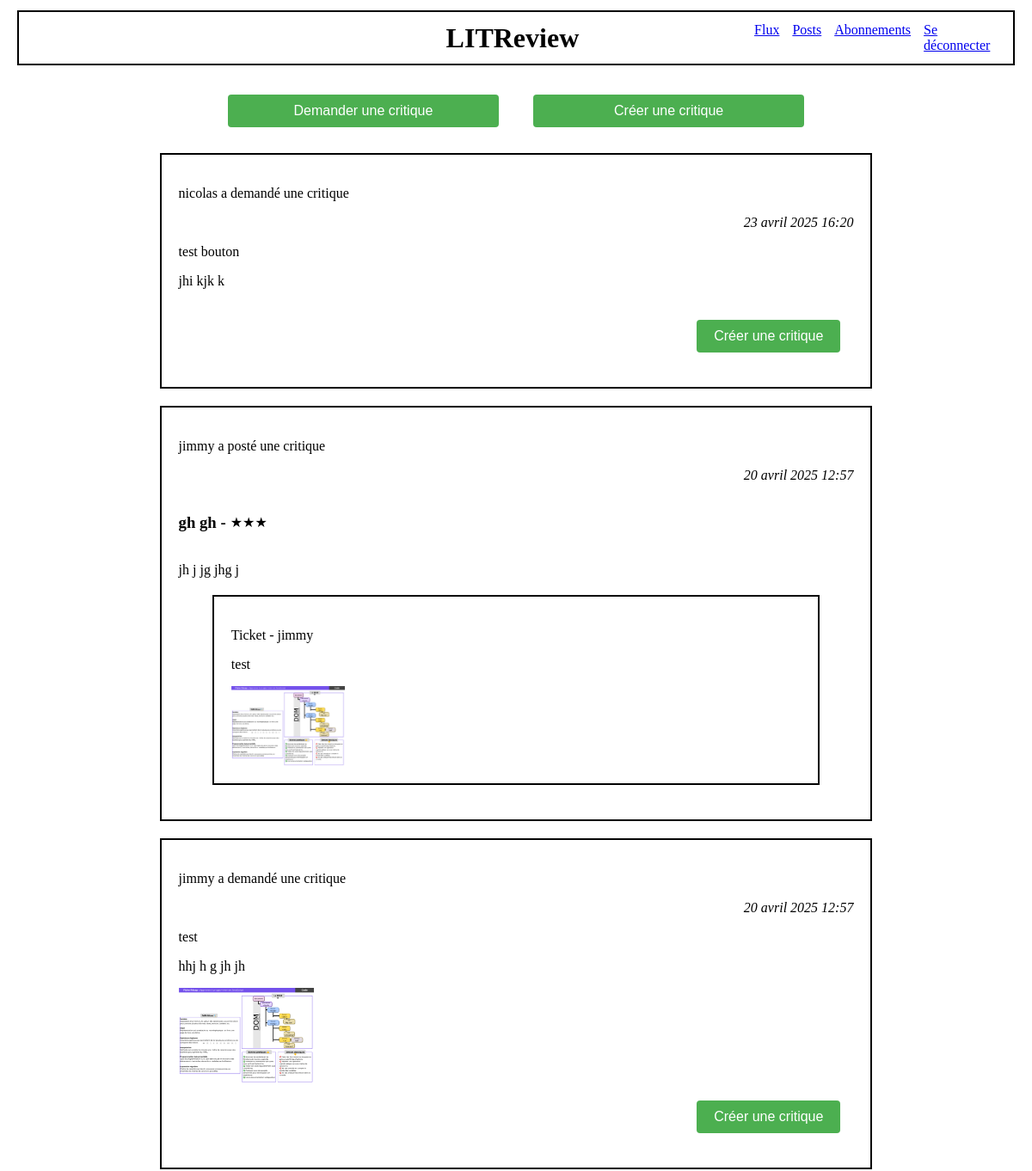
The page /flux/ (signed in, upper part) on the database as committed earlier.
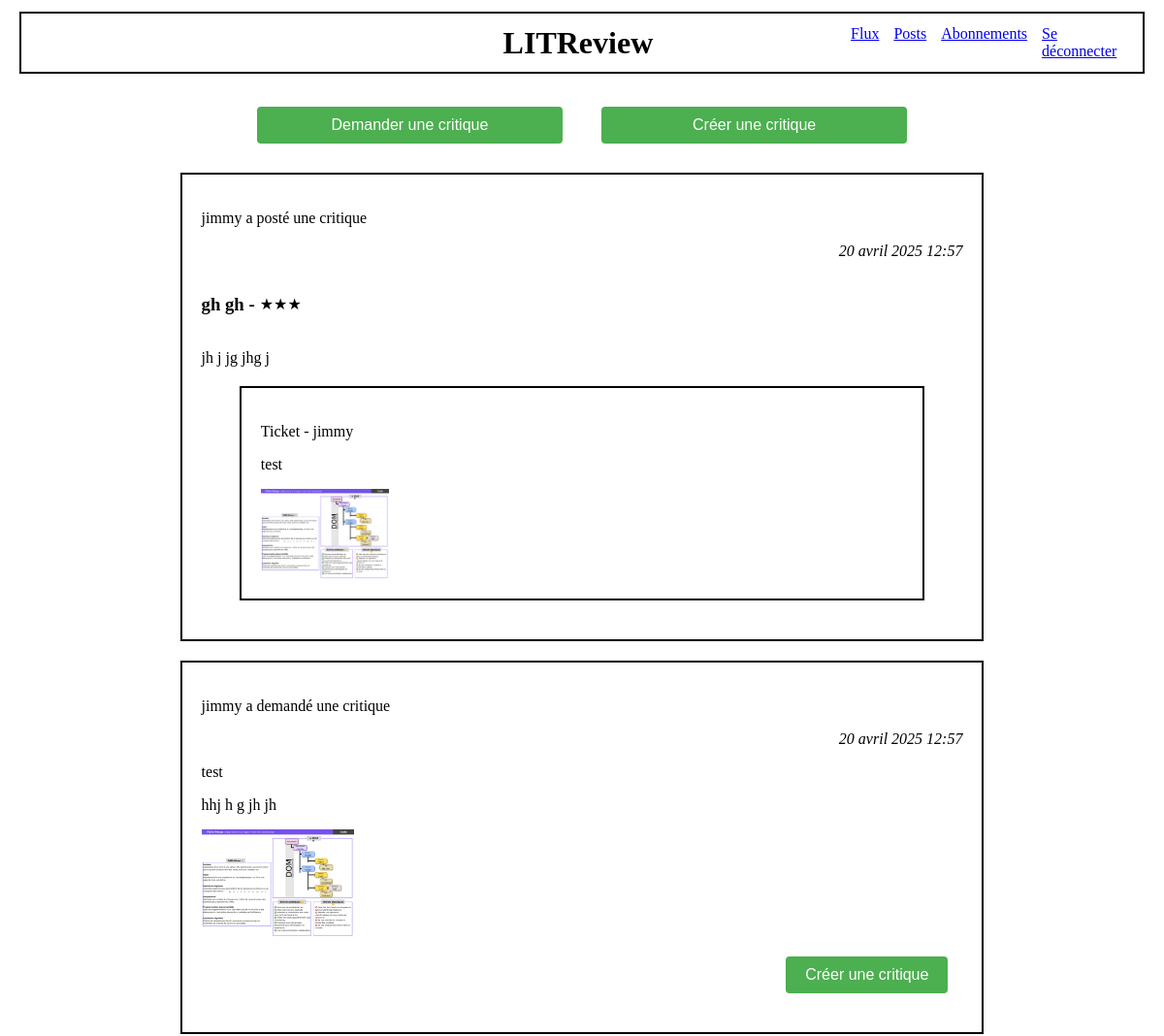
The same page on the database as committed later.
### appli/models.py (models this page shows)
class Ticket(models.Model):
    title = models.CharField(max_length=128)
    description = models.TextField(max_length=2048)
    user = models.ForeignKey(
        to=settings.AUTH_USER_MODEL, on_delete=models.CASCADE)
    image = models.ImageField(null=True, blank=True)
    time_created = models.DateTimeField(auto_now_add=True)

class Review(models.Model):
    ticket = models.ForeignKey(to=Ticket, on_delete=models.CASCADE)
    rating = models.PositiveSmallIntegerField(
        validators=[MinValueValidator(0), MaxValueValidator(5)])
    headline = models.CharField(max_length=128)
    body = models.CharField(max_length=8192, blank=True)
    user = models.ForeignKey(
        to=settings.AUTH_USER_MODEL, on_delete=models.CASCADE)
    time_created = models.DateTimeField(auto_now_add=True)

### authentication/models.py (models this page shows)
class User(AbstractUser):
    profile_photo = models.ImageField(verbose_name='Photo de profil', null=True)

### appli/views.py (the view)
# urls.py: path('flux/', appli.views.flux, name='flux'),
@login_required
def flux(request):
    current_user = request.user
    tickets = models.Ticket.objects.all()
    reviews = models.Review.objects.all()
    followed = models.UserFollows.objects.filter(followed_user=current_user).values_list('user', flat=True)
    tickets = models.Ticket.objects.filter(
        Q(user=current_user) |  # Tickets créés par l'utilisateur connecté
        Q(user__in=followed)  # OU créés par les utilisateurs suivis
    ).order_by('-time_created')
    reviews = models.Review.objects.filter(
        Q(user=current_user) |  # Reviews créés par l'utilisateur connecté
        Q(user__in=followed) |  # OU créées par les utilisateurs suivis
        Q(ticket__user=current_user)  # OU dont le ticket a été créé par l'utilisateur connecté
    ).order_by('-time_created')
    posts = list(chain(tickets, reviews))
    posts.sort(key=lambda x: x.time_created, reverse=True)
    context = {
        'posts': posts,
    }
    return render(request, 'appli/flux.html', context=context)

### appli/templatetags/custom_filters.py (called while the page is built)
@register.filter
def get_class(value):
    return value.__class__.__name__

### appli/templates/appli/flux.html
{% extends 'base_connected.html' %}
{% load custom_filters %}
{% block content %}
    <div class="div_margins div_flex">
        <a href="{% url 'ticket' %}" class="large_button">Demander une critique</a>
        <a href="{% url 'review' %}" class="large_button">Créer une critique</a>
    </div>
    {% for post in posts %}
        <div class="div_border">
            {% if post|get_class == 'Ticket' %}
                <p>{{ post.user.username }} a demandé une critique</p>
                <p class="align-date-right"><i>{{ post.time_created }}</i></p>
                <p>{{ post.title }}</p>
                <p>{{ post.description }}</p>
                {% if post.image %}
                    <img src="/media/{{post.image}}" alt="image">
                {% endif %}
                <div class="align-right">
                    <a href="{% url 'response' post.id %}" class="button">Créer une critique</a>
                </div>
            {% elif post|get_class == 'Review' %}
                <p>{{ post.user.username }} a posté une critique</p>
                <p class="align-date-right"><i>{{ post.time_created }}</i></p>
                <div class="rating-container">
                    <span><h3 class="h3-margin-right">{{ post.headline }} - </h3></span>
                    {% for i in "x"|ljust:post.rating %}
                        <span class="star">★</span>
                    {% endfor %}
                </div>
                <p>{{ post.body }}</p>
                <div class="div_border_internal">
                    <p>Ticket - {{ post.user.username }}</p>
                    <p>{{ post.ticket.title }}</p>
                    {% if post.ticket.image %}
                        <img src="/media/{{post.ticket.image}}" alt="image">
                    {% endif %}
                </div>
            {% endif %}
        </div>
    {% endfor %}
{% endblock content %}

Rows that differ between the two databases and show on the page:
removed Ticket: user.username "nicolas", time_created "23 avril 2025 16:20", title "test bouton", description "jhi kjk k"
